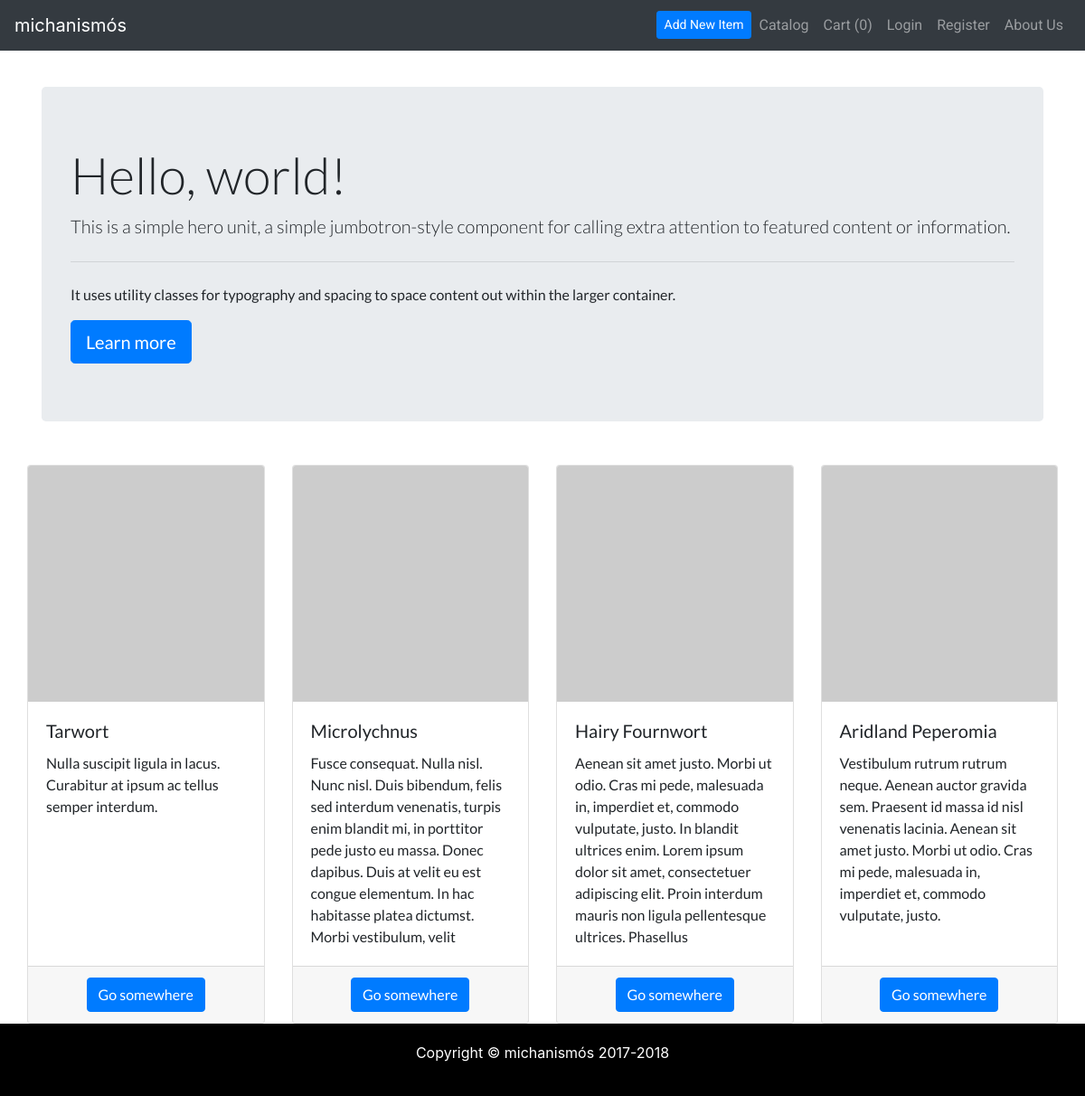
The page / on the database its author committed.
### tables this page shows
CREATE TABLE `items` (
  `id` int(11) NOT NULL,
  `item_name` varchar(255) NOT NULL,
  `item_price` decimal(10,2) NOT NULL,
  `item_description` varchar(255) NOT NULL,
  `category` varchar(255) NOT NULL,
  `image` varchar(255) NOT NULL,
  `category_id` int(11) NOT NULL
);

### index.php (the view, shortened to what this page needs)
<?php
require_once('controllers/connect.php');
include 'partials/header.php';
?>
<div class="container">
	<div class="row">
		<div class="cover-container d-flex w-100 h-100 p-3 mx-auto flex-column" background="./assets/img/index.jpg">
			<div class="jumbotron">
				<h1 class="display-4">Hello, world!</h1>
				<p class="lead">This is a simple hero unit, a simple jumbotron-style component for calling extra attention to featured content or information.</p>
				<hr class="my-4">
				<p>It uses utility classes for typography and spacing to space content out within the larger container.</p>
				<a class="btn btn-primary btn-lg" href="#" role="button">Learn more</a>
			</div>
		</div>
	</div>
	<div class="row">
		<div class="card-deck">
			<?php
			$sql = "SELECT * FROM items LIMIT 4";
			$items = mysqli_query($conn, $sql);
			while ($row = mysqli_fetch_assoc($items)) {
				echo '
				<div class="card">
				<img class="card-img-top" src="' . $row['image'] . '" alt="Card image cap">
				<div class="card-body">
				<h5 class="card-title">'. $row['item_name'] .'</h5>
				<p class="card-text">'. $row['item_description'] .'</p>
				</div>
				<div class="card-footer view-item-btn">
				<a href="#" class="btn btn-primary">Go somewhere</a>
				</div>
				</div>
				';
			}
			?>
		</div>
	</div>
</div>
<?php
include 'partials/footer.php';
?>

### assets/css/style.css (style rules this page uses)
* { margin: 0; border: 0; box-sizing: border-box; }
.view-item-btn { text-align: center; }
.container { min-height: 85vh; }
.container { font-family: 'Lato', sans-serif; }

### rows shown on the page
items: item_name "Tarwort", item_description "Nulla suscipit ligula in lacus. Curabitur at ipsum ac tellus semper interdum."
items: item_name "Microlychnus", item_description "Fusce consequat. Nulla nisl. Nunc nisl. Duis bibendum, felis sed interdum venenatis, turpis enim blandit mi, in porttitor pede justo eu massa. Donec dapibus. Duis at velit eu est congue elementum. In hac habitasse platea dictumst. Morbi vestibulum, velit"
items: item_name "Hairy Fournwort", item_description "Aenean sit amet justo. Morbi ut odio. Cras mi pede, malesuada in, imperdiet et, commodo vulputate, justo. In blandit ultrices enim. Lorem ipsum dolor sit amet, consectetuer adipiscing elit. Proin interdum mauris non ligula pellentesque ultrices. Phasellus"
items: item_name "Aridland Peperomia", item_description "Vestibulum rutrum rutrum neque. Aenean auctor gravida sem. Praesent id massa id nisl venenatis lacinia. Aenean sit amet justo. Morbi ut odio. Cras mi pede, malesuada in, imperdiet et, commodo vulputate, justo."

### other values the page prints
array_sum($_SESSION['cart']) "0"
